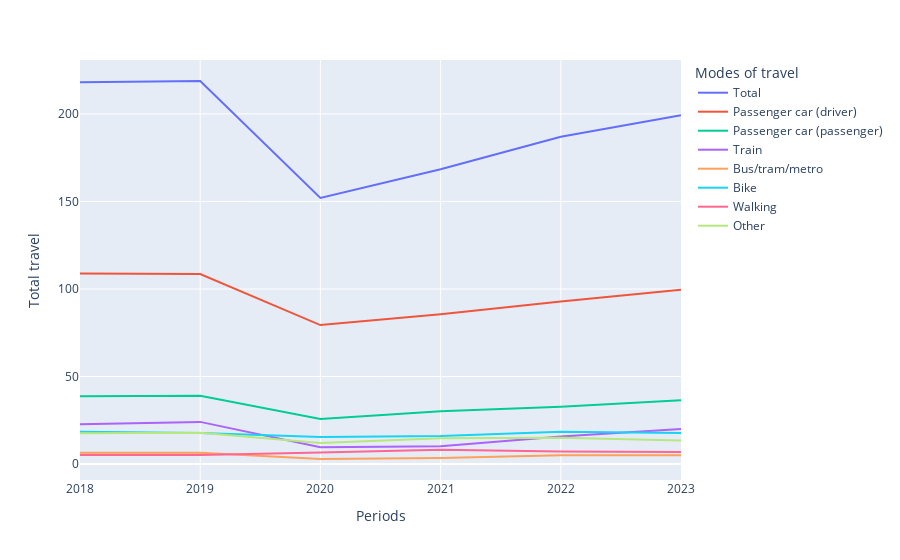

The notebook cell this image was saved under:
### Code cell
df=df_pres.loc[df_pres['Region characteristics']=='The Netherlands']
fig = px.line(df, x='Periods', y='Total travel', color='Modes of travel')
fig.show()

### Figure 1 — Plotly figure (JSON) as saved in the notebook; plotly's stock layout.template omitted (floating-point values rounded to 4 significant figures)
{"data": [{"hovertemplate": "Modes of travel=Total<br>Periods=%{x}<br>Total travel=%{y}<extra></extra>", "legendgroup": "Total", "line": {"color": "#636efa", "dash": "solid"}, "marker": {"symbol": "circle"}, "mode": "lines", "name": "Total", "orientation": "v", "showlegend": true, "type": "scatter", "x": [2018, 2019, 2020, 2021, 2022, 2023], "xaxis": "x", "y": [218.1, 218.8, 152.0, 168.4, 186.9, 199.3], "yaxis": "y"}, {"hovertemplate": "Modes of travel=Passenger car (driver)<br>Periods=%{x}<br>Total travel=%{y}<extra></extra>", "legendgroup": "Passenger car (driver)", "line": {"color": "#EF553B", "dash": "solid"}, "marker": {"symbol": "circle"}, "mode": "lines", "name": "Passenger car (driver)", "orientation": "v", "showlegend": true, "type": "scatter", "x": [2018, 2019, 2020, 2021, 2022, 2023], "xaxis": "x", "y": [108.8, 108.5, 79.4, 85.6, 92.9, 99.6], "yaxis": "y"}, {"hovertemplate": "Modes of travel=Passenger car (passenger)<br>Periods=%{x}<br>Total travel=%{y}<extra></extra>", "legendgroup": "Passenger car (passenger)", "line": {"color": "#00cc96", "dash": "solid"}, "marker": {"symbol": "circle"}, "mode": "lines", "name": "Passenger car (passenger)", "orientation": "v", "showlegend": true, "type": "scatter", "x": [2018, 2019, 2020, 2021, 2022, 2023], "xaxis": "x", "y": [38.7, 39.0, 25.8, 30.2, 32.7, 36.5], "yaxis": "y"}, {"hovertemplate": "Modes of travel=Train<br>Periods=%{x}<br>Total travel=%{y}<extra></extra>", "legendgroup": "Train", "line": {"color": "#ab63fa", "dash": "solid"}, "marker": {"symbol": "circle"}, "mode": "lines", "name": "Train", "orientation": "v", "showlegend": true, "type": "scatter", "x": [2018, 2019, 2020, 2021, 2022, 2023], "xaxis": "x", "y": [22.8, 24.1, 9.6, 10.2, 15.8, 20.0], "yaxis": "y"}, {"hovertemplate": "Modes of travel=Bus/tram/metro<br>Periods=%{x}<br>Total travel=%{y}<extra></extra>", "legendgroup": "Bus/tram/metro", "line": {"color": "#FFA15A", "dash": "solid"}, "marker": {"symbol": "circle"}, "mode": "lines", "name": "Bus/tram/metro", "orientation": "v", "showlegend": true, "type": "scatter", "x": [2018, 2019, 2020, 2021, 2022, 2023], "xaxis": "x", "y": [6.5, 6.5, 2.9, 3.5, 5.0, 5.1], "yaxis": "y"}, {"hovertemplate": "Modes of travel=Bike<br>Periods=%{x}<br>Total travel=%{y}<extra></extra>", "legendgroup": "Bike", "line": {"color": "#19d3f3", "dash": "solid"}, "marker": {"symbol": "circle"}, "mode": "lines", "name": "Bike", "orientation": "v", "showlegend": true, "type": "scatter", "x": [2018, 2019, 2020, 2021, 2022, 2023], "xaxis": "x", "y": [18.5, 17.8, 15.5, 16.1, 18.4, 17.8], "yaxis": "y"}, {"hovertemplate": "Modes of travel=Walking<br>Periods=%{x}<br>Total travel=%{y}<extra></extra>", "legendgroup": "Walking", "line": {"color": "#FF6692", "dash": "solid"}, "marker": {"symbol": "circle"}, "mode": "lines", "name": "Walking", "orientation": "v", "showlegend": true, "type": "scatter", "x": [2018, 2019, 2020, 2021, 2022, 2023], "xaxis": "x", "y": [5.2, 5.2, 6.6, 8.2, 7.2, 6.9], "yaxis": "y"}, {"hovertemplate": "Modes of travel=Other<br>Periods=%{x}<br>Total travel=%{y}<extra></extra>", "legendgroup": "Other", "line": {"color": "#B6E880", "dash": "solid"}, "marker": {"symbol": "circle"}, "mode": "lines", "name": "Other", "orientation": "v", "showlegend": true, "type": "scatter", "x": [2018, 2019, 2020, 2021, 2022, 2023], "xaxis": "x", "y": [17.6, 17.9, 12.1, 14.7, 15.0, 13.4], "yaxis": "y"}], "layout": {"legend": {"title": {"text": "Modes of travel"}, "tracegroupgap": 0}, "margin": {"t": 60}, "xaxis": {"anchor": "y", "domain": [0, 1], "title": {"text": "Periods"}}, "yaxis": {"anchor": "x", "domain": [0, 1], "title": {"text": "Total travel"}}}}
